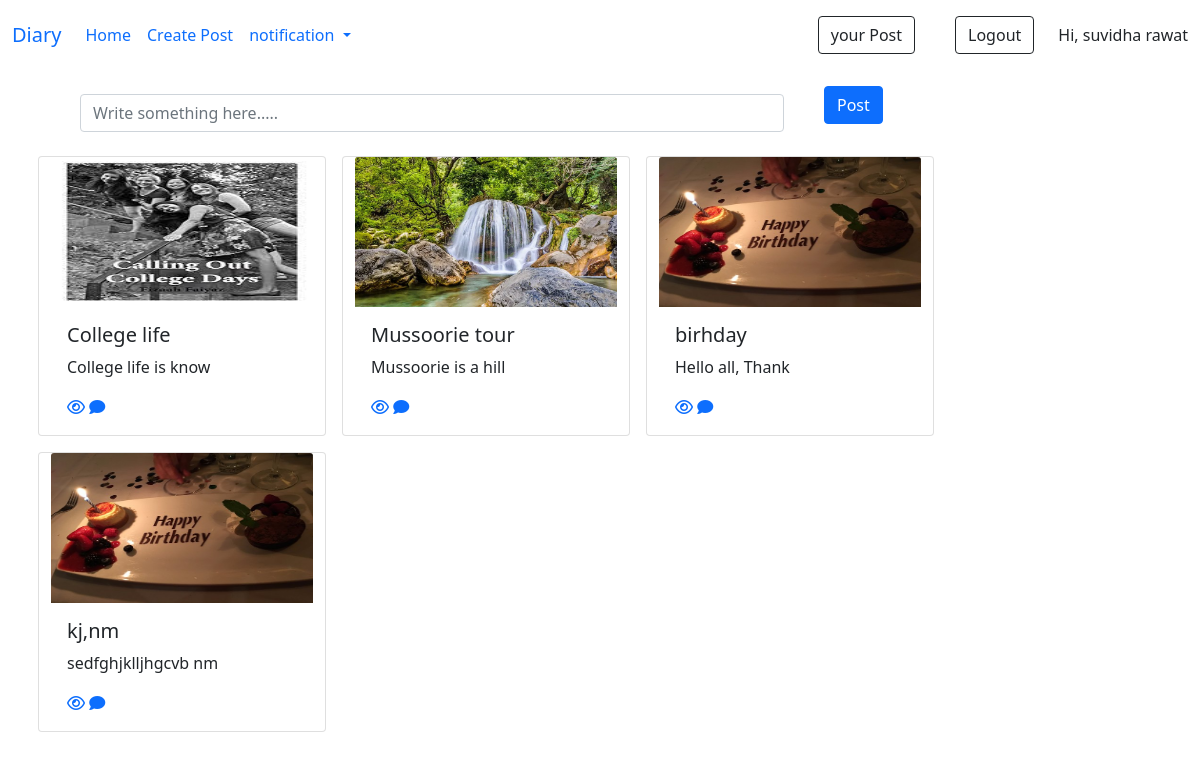
The page /home/ (signed in) on the database its author committed.
### home/models.py (models this page shows, shortened)
class memo(models.Model):
    post_id=models.AutoField(primary_key=True)
    title=models.CharField(max_length=20)
    desc= models.TextField()
    image=models.ImageField(upload_to="images")
    user =models.ForeignKey(User,on_delete=models.CASCADE)
    Privcy=models.CharField(max_length=10, default="Public")

### home/views.py (the view)
# urls.py: 2. Add a URL to urlpatterns:  path('', views.home, name='home')
def home(request):
    total=comments.objects.filter(post__user=request.session['user_id']).count()
    disp=memo.objects.filter(Privcy='Public')
    return render(request,'index.html',{'disp':disp})

### templates/index.html (shortened to what this page needs)
{% extends 'base.html' %}
{% block body %}
{% include 'nav.html'%}
<div class="container mt-3 me-2">
  <div class="row">
    <div class="col-md-8">
      <a class="nav-link" href="{% url 'add_post' %}"><input class="form-control"
          placeholder="Write something here....."></a>
    </div>
    <div class="col-auto">
      <button class="btn btn-primary">Post</button>
    </div>
  </div>
</div>
<div class="container mt-2">
  <div class="row align-items-start ">
    {% for i in disp %}
      <div class="card col-md-4 my-2 mx-2 " style="width: 18rem; ">
      <img src="{{i.image.url}}" class="card-img-top" alt="..." style="height: 150px;">
      <div class="card-body">
        <h5 class="card-title">{{i.title}}</h5>
        <p class="card-text">{{i.desc |slice:":20" }}</p>
        <a href="display/{{i.post_id}}"><i class="fa-regular fa-eye"></i></a>
        <a href="display/{{i.post_id}}"><i class="fa-solid fa-comment"></i></a>
      </div>
    </div>
    {% endfor %}
  </div>
</div>
{% endblock body %}

### templates/base.html (shortened to what this page needs)
<!doctype html>
<html lang="en">
  <head>
     <link href="https://cdn.jsdelivr.net/npm/bootstrap@5.0.2/dist/css/bootstrap.min.css" rel="stylesheet">
  <body>
    {% block body %}   {% endblock body %}
  </body>
</html>

### templates/nav.html (shortened to what this page needs)
<nav class="navbar navbar-expand-lg bg-body-tertiary">
    <div class="container-fluid" >
      <a class="navbar-brand" href="#" >Diary</a>
      <div class="collapse navbar-collapse" id="navbarSupportedContent">
        <ul class="navbar-nav me-auto mb-2 mb-lg-0">
          <li class="nav-item">
            <a class="nav-link active" aria-current="page" href="{% url 'home' %}">Home</a>
          </li>
          <li class="nav-item" >
            <a class="nav-link" href="{% url 'add_post'%}">Create Post</a>
          </li>
          <li class="nav-item dropdown">
            <a class="nav-link dropdown-toggle" href="#" id="navbarDropdown" role="button" data-bs-toggle="dropdown" aria-expanded="false">
              notification
            </a>
          </li>
        </ul>
        <form class="d-flex">
          <a class="nav-link"  href="{% url 'your_post' %}"><button class="btn btn-outline-dark me-2" type="button">your Post</button></a>
          <a class="nav-link"  href="{% url 'user_logout' %}"><button class="btn btn-outline-dark me-2" type="button">Logout</button></a>
        </form>
        Hi, {{request.user}}
      </div>
    </div>
  </nav>

### rows shown on the page
memo: image (picture), title "College life", desc "College life is know"
memo: image (picture), title "Mussoorie tour", desc "Mussoorie is a hill"
memo: image (picture), title "birhday", desc "Hello all, Thank"
memo: image (picture), title "kj,nm", desc "sedfghjklljhgcvb nm"

### other values the page prints
{{ request.user }} "suvidha rawat"
